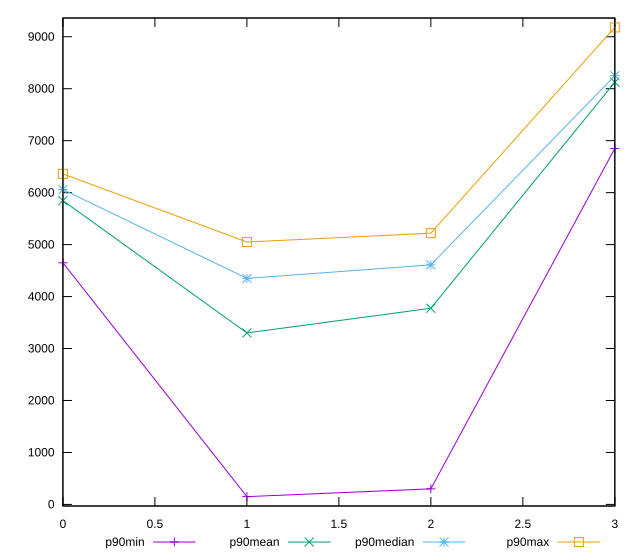

Here is the gnuplot script that generated this plot:
reset

$p90Min <<EOF
0 4650
1 150
2 300
3 6850
EOF

$p90Mean <<EOF
0 5846.808510638298
1 3300.425531914894
2 3775.3763440860216
3 8124.574468085107
EOF

$p90Median <<EOF
0 6060
1 4350
2 4610
3 8250
EOF

$p90Max <<EOF
0 6360
1 5050
2 5220
3 9180
EOF

set key outside below
set xrange [0:3]
set yrange [-30.599999999999994:9360.6]
set trange [-30.599999999999994:9360.6]
set terminal svg size 640, 560 enhanced background rgb 'white'
set output "reports/report_00027_2021-02-24T12-40-31.850Z/uses-text-compression/progression/value.svg"

plot $p90Min title "p90min" with linespoints, \
     $p90Mean title "p90mean" with linespoints, \
     $p90Median title "p90median" with linespoints, \
     $p90Max title "p90max" with linespoints

reset
